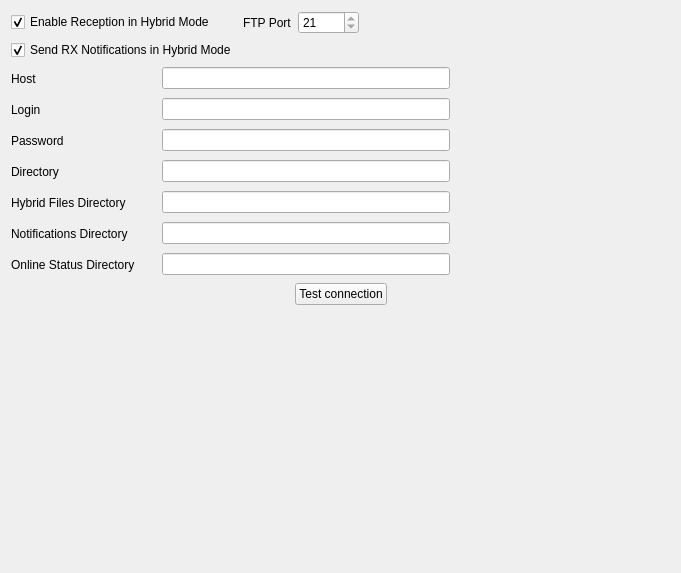
<?xml version="1.0" encoding="UTF-8"?>
<ui version="4.0">
 <class>hybridConfig</class>
 <widget class="QWidget" name="hybridConfig">
  <property name="geometry">
   <rect>
    <x>0</x>
    <y>0</y>
    <width>681</width>
    <height>573</height>
   </rect>
  </property>
  <property name="windowTitle">
   <string>Form</string>
  </property>
  <layout class="QVBoxLayout" name="verticalLayout">
   <item>
    <layout class="QHBoxLayout" name="horizontalLayout_4">
     <item>
      <layout class="QGridLayout" name="gridLayout_2">
       <item row="0" column="0">
        <widget class="QCheckBox" name="enableHybridRxCheckBox">
         <property name="text">
          <string>Enable Reception in Hybrid Mode </string>
         </property>
         <property name="checked">
          <bool>true</bool>
         </property>
        </widget>
       </item>
       <item row="0" column="1">
        <layout class="QHBoxLayout" name="horizontalLayout">
         <item>
          <widget class="QLabel" name="ftpPortLabel_2">
           <property name="text">
            <string>FTP Port</string>
           </property>
           <property name="wordWrap">
            <bool>false</bool>
           </property>
          </widget>
         </item>
         <item>
          <widget class="QSpinBox" name="hybridFtpPortSpinBox">
           <property name="readOnly">
            <bool>true</bool>
           </property>
           <property name="minimum">
            <number>1</number>
           </property>
           <property name="maximum">
            <number>10000</number>
           </property>
           <property name="value">
            <number>21</number>
           </property>
          </widget>
         </item>
        </layout>
       </item>
       <item row="1" column="0">
        <widget class="QCheckBox" name="enableHybridNotifyCheckBox">
         <property name="text">
          <string>Send RX Notifications in Hybrid Mode</string>
         </property>
         <property name="checked">
          <bool>true</bool>
         </property>
        </widget>
       </item>
      </layout>
     </item>
     <item>
      <spacer name="horizontalSpacer_3">
       <property name="orientation">
        <enum>Qt::Horizontal</enum>
       </property>
       <property name="sizeHint" stdset="0">
        <size>
         <width>40</width>
         <height>20</height>
        </size>
       </property>
      </spacer>
     </item>
    </layout>
   </item>
   <item>
    <layout class="QHBoxLayout" name="horizontalLayout_3" stretch="4,2">
     <item>
      <layout class="QGridLayout" name="gridLayout">
       <item row="5" column="0">
        <widget class="QLabel" name="hybridNotifyDirLabel">
         <property name="sizePolicy">
          <sizepolicy hsizetype="Fixed" vsizetype="Fixed">
           <horstretch>0</horstretch>
           <verstretch>0</verstretch>
          </sizepolicy>
         </property>
         <property name="minimumSize">
          <size>
           <width>145</width>
           <height>25</height>
          </size>
         </property>
         <property name="text">
          <string>Notifications Directory</string>
         </property>
         <property name="wordWrap">
          <bool>false</bool>
         </property>
        </widget>
       </item>
       <item row="5" column="1">
        <widget class="QLineEdit" name="hybridNotifyDirLineEdit"/>
       </item>
       <item row="1" column="0">
        <widget class="QLabel" name="hybridFtpLoginLabel">
         <property name="sizePolicy">
          <sizepolicy hsizetype="Fixed" vsizetype="Fixed">
           <horstretch>0</horstretch>
           <verstretch>0</verstretch>
          </sizepolicy>
         </property>
         <property name="minimumSize">
          <size>
           <width>145</width>
           <height>25</height>
          </size>
         </property>
         <property name="text">
          <string>Login</string>
         </property>
         <property name="wordWrap">
          <bool>false</bool>
         </property>
        </widget>
       </item>
       <item row="1" column="1">
        <widget class="QLineEdit" name="hybridFtpLoginLineEdit"/>
       </item>
       <item row="2" column="0">
        <widget class="QLabel" name="hybridPasswordLabel">
         <property name="sizePolicy">
          <sizepolicy hsizetype="Fixed" vsizetype="Fixed">
           <horstretch>0</horstretch>
           <verstretch>0</verstretch>
          </sizepolicy>
         </property>
         <property name="minimumSize">
          <size>
           <width>145</width>
           <height>25</height>
          </size>
         </property>
         <property name="text">
          <string>Password</string>
         </property>
         <property name="wordWrap">
          <bool>false</bool>
         </property>
        </widget>
       </item>
       <item row="2" column="1">
        <widget class="QLineEdit" name="hybridFtpPasswordLineEdit">
         <property name="echoMode">
          <enum>QLineEdit::Password</enum>
         </property>
        </widget>
       </item>
       <item row="3" column="0">
        <widget class="QLabel" name="hybridRemoteDirectoryLabel">
         <property name="sizePolicy">
          <sizepolicy hsizetype="Fixed" vsizetype="Fixed">
           <horstretch>0</horstretch>
           <verstretch>0</verstretch>
          </sizepolicy>
         </property>
         <property name="minimumSize">
          <size>
           <width>145</width>
           <height>25</height>
          </size>
         </property>
         <property name="text">
          <string>Directory</string>
         </property>
         <property name="wordWrap">
          <bool>false</bool>
         </property>
        </widget>
       </item>
       <item row="3" column="1">
        <widget class="QLineEdit" name="hybridRemoteDirectoryLineEdit"/>
       </item>
       <item row="4" column="0">
        <widget class="QLabel" name="hybridFilesRemoteDirectoryLabel">
         <property name="sizePolicy">
          <sizepolicy hsizetype="Fixed" vsizetype="Fixed">
           <horstretch>0</horstretch>
           <verstretch>0</verstretch>
          </sizepolicy>
         </property>
         <property name="minimumSize">
          <size>
           <width>145</width>
           <height>25</height>
          </size>
         </property>
         <property name="text">
          <string>Hybrid Files Directory</string>
         </property>
         <property name="wordWrap">
          <bool>false</bool>
         </property>
        </widget>
       </item>
       <item row="4" column="1">
        <widget class="QLineEdit" name="hybridFilesDirectoryLineEdit"/>
       </item>
       <item row="0" column="0">
        <widget class="QLabel" name="hybridRemoteHostLabel">
         <property name="sizePolicy">
          <sizepolicy hsizetype="Fixed" vsizetype="Fixed">
           <horstretch>0</horstretch>
           <verstretch>0</verstretch>
          </sizepolicy>
         </property>
         <property name="minimumSize">
          <size>
           <width>145</width>
           <height>25</height>
          </size>
         </property>
         <property name="text">
          <string>Host</string>
         </property>
         <property name="wordWrap">
          <bool>false</bool>
         </property>
        </widget>
       </item>
       <item row="0" column="1">
        <widget class="QLineEdit" name="hybridRemoteHostLineEdit"/>
       </item>
       <item row="6" column="0">
        <widget class="QLabel" name="hybridNotifyDirLabel_2">
         <property name="sizePolicy">
          <sizepolicy hsizetype="Fixed" vsizetype="Fixed">
           <horstretch>0</horstretch>
           <verstretch>0</verstretch>
          </sizepolicy>
         </property>
         <property name="minimumSize">
          <size>
           <width>145</width>
           <height>25</height>
          </size>
         </property>
         <property name="text">
          <string>Online Status Directory</string>
         </property>
         <property name="wordWrap">
          <bool>false</bool>
         </property>
        </widget>
       </item>
       <item row="6" column="1">
        <widget class="QLineEdit" name="onlineStatusDirLineEdit"/>
       </item>
      </layout>
     </item>
     <item>
      <spacer name="spacer_2">
       <property name="orientation">
        <enum>Qt::Horizontal</enum>
       </property>
       <property name="sizeType">
        <enum>QSizePolicy::Preferred</enum>
       </property>
       <property name="sizeHint" stdset="0">
        <size>
         <width>20</width>
         <height>20</height>
        </size>
       </property>
      </spacer>
     </item>
    </layout>
   </item>
   <item>
    <layout class="QHBoxLayout" name="horizontalLayout_2">
     <item>
      <spacer name="horizontalSpacer">
       <property name="orientation">
        <enum>Qt::Horizontal</enum>
       </property>
       <property name="sizeHint" stdset="0">
        <size>
         <width>40</width>
         <height>20</height>
        </size>
       </property>
      </spacer>
     </item>
     <item>
      <widget class="QPushButton" name="testHybridPushButton">
       <property name="text">
        <string>Test connection</string>
       </property>
      </widget>
     </item>
     <item>
      <spacer name="horizontalSpacer_2">
       <property name="orientation">
        <enum>Qt::Horizontal</enum>
       </property>
       <property name="sizeHint" stdset="0">
        <size>
         <width>40</width>
         <height>20</height>
        </size>
       </property>
      </spacer>
     </item>
    </layout>
   </item>
   <item>
    <spacer name="spacer">
     <property name="orientation">
      <enum>Qt::Vertical</enum>
     </property>
     <property name="sizeType">
      <enum>QSizePolicy::Expanding</enum>
     </property>
     <property name="sizeHint" stdset="0">
      <size>
       <width>20</width>
       <height>38</height>
      </size>
     </property>
    </spacer>
   </item>
  </layout>
 </widget>
 <resources/>
 <connections/>
</ui>
